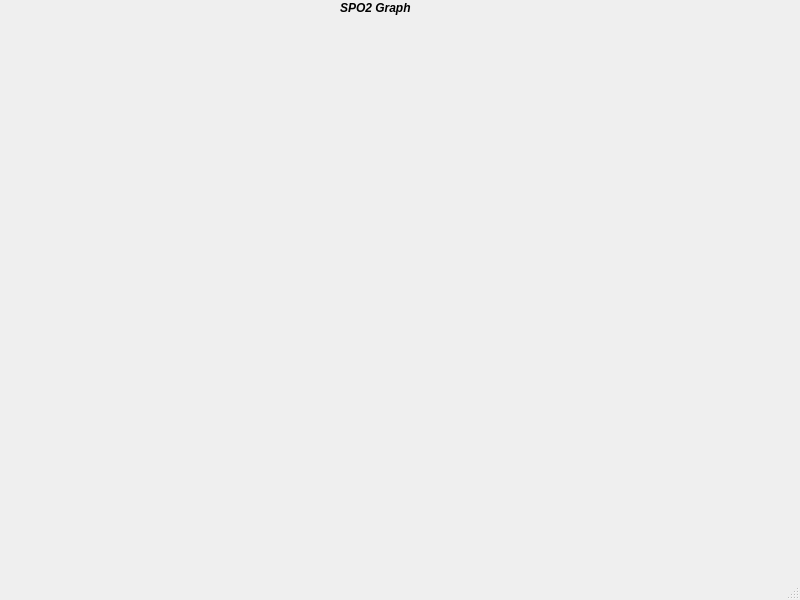
<?xml version="1.0" encoding="UTF-8"?>
<ui version="4.0">
 <class>SpO2Main</class>
 <widget class="QMainWindow" name="SpO2Main">
  <property name="geometry">
   <rect>
    <x>0</x>
    <y>0</y>
    <width>800</width>
    <height>600</height>
   </rect>
  </property>
  <property name="windowTitle">
   <string>MainWindow</string>
  </property>
  <widget class="QWidget" name="centralwidget">
   <widget class="QCustomPlot" name="plot1" native="true">
    <property name="geometry">
     <rect>
      <x>109</x>
      <y>39</y>
      <width>581</width>
      <height>271</height>
     </rect>
    </property>
   </widget>
   <widget class="QLabel" name="label_4">
    <property name="geometry">
     <rect>
      <x>340</x>
      <y>0</y>
      <width>91</width>
      <height>16</height>
     </rect>
    </property>
    <property name="text">
     <string>&lt;html&gt;&lt;head/&gt;&lt;body&gt;&lt;p&gt;&lt;span style=&quot; font-weight:792; font-style:italic;&quot;&gt;SPO2 Graph&lt;/span&gt;&lt;/p&gt;&lt;/body&gt;&lt;/html&gt;</string>
    </property>
    <property name="textFormat">
     <enum>Qt::AutoText</enum>
    </property>
   </widget>
  </widget>
  <widget class="QMenuBar" name="menubar">
   <property name="geometry">
    <rect>
     <x>0</x>
     <y>0</y>
     <width>800</width>
     <height>21</height>
    </rect>
   </property>
  </widget>
  <widget class="QStatusBar" name="statusbar"/>
 </widget>
 <customwidgets>
  <customwidget>
   <class>QCustomPlot</class>
   <extends>QWidget</extends>
   <header location="global">qcustomplot.h</header>
   <container>1</container>
  </customwidget>
 </customwidgets>
 <resources/>
 <connections/>
</ui>
